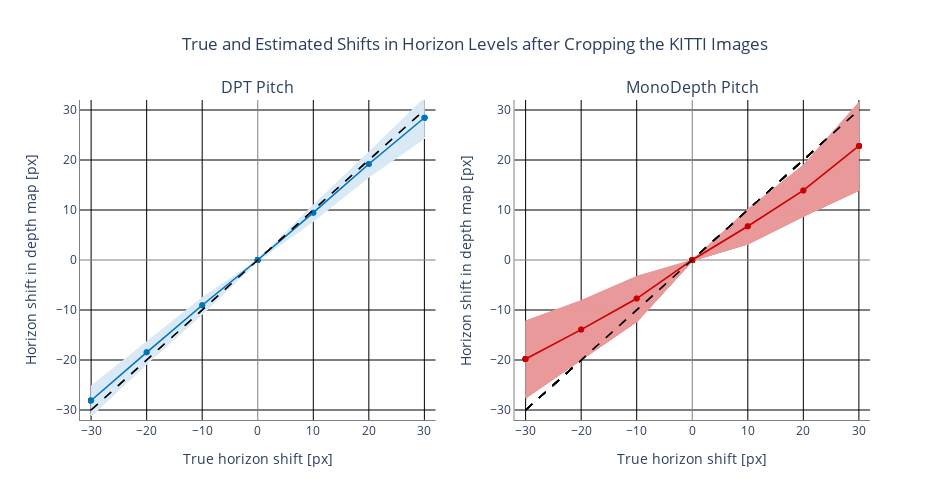

Notebook code cell kept with this figure:
### Code cell
# plotly  figure
# fig = go.Figure()
fig = make_subplots(rows=1, cols=2, 
                        shared_yaxes=False,
                        subplot_titles=("DPT Pitch", "MonoDepth Pitch"),
                        specs = [[{}, {}]],
                        horizontal_spacing = 0.1,
                        vertical_spacing = 0.01)

cols_ints = list(map(int,dpt_pitch_df.columns))

fig.update_layout(height=500)
fig.update_layout(width=950)
fig.update_layout(yaxis_range=[-32,32])
fig.update_layout(xaxis_range=[-32,32])

# add line and shaded area for each series and standards deviation

dpt_pitch_stds = dpt_pitch_df.std()
dpt_pitch_means = dpt_pitch_df.mean()

mono_pitch_stds = mono_pitch_df.std()
mono_pitch_means = mono_pitch_df.mean()

# title and labels
fig.update_layout(title="True and Estimated Shifts in Horizon Levels after Cropping the KITTI Images",
                 title_x=0.5)

# colors
dpt_mean_line_color = 'rgb(2, 114, 188)'
dpt_std_area_color = 'rgb(217, 234, 245)'
dpt_std_area_bound_line_color = 'rgb(217, 234, 245)'

mono_mean_line_color = 'rgb(204, 0, 0)'
mono_std_area_color = 'rgba(234, 153, 153, 128)'
mono_std_area_bound_line_color = 'rgba(234, 153, 153, 128)'

# DPT
for i, col in enumerate(dpt_pitch_df):
    # standard deviation area upper bound line
    fig.add_trace(go.Scatter(x=cols_ints, y=dpt_pitch_means.add(dpt_pitch_stds.multiply(1)),
                                     mode='lines',
                                     line=dict(color=dpt_std_area_bound_line_color,width=0.1),
                                     name='upper bound',
                                     showlegend=False))

    # standard deviation area upper bound
    fig.add_trace(go.Scatter(x=cols_ints,
                              y=dpt_pitch_df.mean(),
                              line=dict(color=dpt_std_area_color),
                              mode='lines',
                              fill='tonexty',
                              name='mean',
                              showlegend=False))
    # standard deviation area lower bound
    fig.add_trace(go.Scatter(x=cols_ints,
                              y=dpt_pitch_means.sub(dpt_pitch_stds.multiply(1)),
                              line=dict(color=dpt_std_area_color),
                              mode='lines',
                              fill='tonexty',
                              name='lower bound',
                              showlegend=False))
    # standard deviation lower bound line
    fig.add_trace(go.Scatter(x=cols_ints,
                              y=dpt_pitch_means.sub(dpt_pitch_stds.multiply(1)),
                              line=dict(color=dpt_std_area_bound_line_color,width=0.1),
                              mode='lines',
                              name='lower bound',
                              showlegend=False))
    
    # mean line
    fig.add_trace(go.Scatter(x=cols_ints,
                              y=dpt_pitch_means,
                              line=dict(color=dpt_mean_line_color,width=1.5),
                              mode='markers+lines',
                              name='mean',
                              showlegend=False))
    
    # exptected line
    fig.add_trace(go.Scatter(x=cols_ints,
                              y=cols_ints,
                              line=dict(color="black",width=1.5,dash="dash"),
                              mode='lines',
                              name='expected',
                              showlegend=False))
    
fig.update_layout(
    xaxis = dict(
        tickmode = 'linear',
        tick0 = -30,
        dtick = 10
    )
)

# MonoDepth
for i, col in enumerate(mono_pitch_df):
    # standard deviation area upper bound line
    fig.add_trace(go.Scatter(x=cols_ints, y=mono_pitch_means.add(mono_pitch_stds.multiply(1)),
                                     mode='lines',
                                     line=dict(color=mono_std_area_bound_line_color,width=0.1),
                                     name='upper bound',
                                     showlegend=False),1,2)

    # standard deviation area upper bound
    fig.add_trace(go.Scatter(x=cols_ints,
                              y=mono_pitch_df.mean(),
                              line=dict(color=mono_std_area_color),
                              mode='lines',
                              hovertemplate = "Largest predicted horizon shift for MonoDeptch<br> within 1 sigma range: %{y:.2f}px<extra></extra>",
                              fill='tonexty',
                              name='mean',
                              showlegend=False),1,2)
    # standard deviation area lower bound
    fig.add_trace(go.Scatter(x=cols_ints,
                              y=mono_pitch_means.sub(mono_pitch_stds.multiply(1)),
                              line=dict(color=mono_std_area_color),
                              mode='lines',
                              fill='tonexty',
                              name='lower bound',
                              showlegend=False),1,2)
    # standard deviation lower bound line
    fig.add_trace(go.Scatter(x=cols_ints,
                              y=mono_pitch_means.sub(mono_pitch_stds.multiply(1)),
                              line=dict(color=mono_std_area_bound_line_color,width=0.1),
                              mode='lines',
                              hovertemplate = "Smallest predicted horizon shift when <br />shifting the horizon by %{x:.1f}px for MonoDeptch<br /> within 1 sigma range: %{y:.2f}px<extra></extra>",
                              name='lower bound',
                              showlegend=False),1,2)
    
    # mean line
    fig.add_trace(go.Scatter(x=cols_ints,
                              y=mono_pitch_means,
                              line=dict(color=mono_mean_line_color,width=1.5),
                              mode='markers+lines',
                              hovertemplate = "Mean shift in horizon in MonoDeptch<br> predictions by %{y:.2f}px<extra></extra>",
                              name='mean',
                              showlegend=False),1,2)
    
    # exptected line
    fig.add_trace(go.Scatter(x=cols_ints,
                              y=cols_ints,
                              line=dict(color="black",width=1.5,dash="dash"),
                              mode='lines',
                              hovertemplate = "expected a shift in horizon by %{x}px<extra></extra>",
                              name='expected',
                              showlegend=False),1,2)
    
fig.update_layout(height=500)
fig.update_layout(width=950)
fig.update_layout(yaxis_range=[-32,32])
fig.update_layout(xaxis_range=[-32,32])

# plot background color and grid
fig.update_layout(plot_bgcolor='rgba(0,0,0,0)')
fig.update_xaxes(showline=True, linewidth=1, linecolor='gray', gridcolor='black')
fig.update_xaxes(zeroline=True, zerolinewidth=1, zerolinecolor='gray')
fig.update_xaxes(tick0 = -30, dtick = 10, range=[-32,32])
fig.update_xaxes(title="True horizon shift [px]")

fig.update_yaxes(showline=True, linewidth=1, linecolor='gray', gridcolor='black')
fig.update_yaxes(zeroline=True, zerolinewidth=1, zerolinecolor='gray')
fig.update_yaxes(tick0 = -30, dtick = 10, range=[-32,32])
fig.update_yaxes(title="Horizon shift in depth map [px]")

fig.show()
fig.write_html("camera_pose_pitch_horizon_plot.html")

### Figure 1 — Plotly figure (JSON) as saved in the notebook; plotly's stock layout.template omitted (floating-point values rounded to 4 significant figures)
{"data": [{"line": {"color": "rgb(217, 234, 245)", "width": 0.1}, "mode": "lines", "name": "upper bound", "showlegend": false, "type": "scatter", "x": [-30, -20, -10, 0, 10, 20, 30], "y": [-25.2, -16.36, -7.486, 0, 10.99, 21.59, 32.38]}, {"fill": "tonexty", "line": {"color": "rgb(217, 234, 245)"}, "mode": "lines", "name": "mean", "showlegend": false, "type": "scatter", "x": [-30, -20, -10, 0, 10, 20, 30], "y": [-28.11, -18.47, -9.05, 0, 9.466, 19.21, 28.45]}, {"fill": "tonexty", "line": {"color": "rgb(217, 234, 245)"}, "mode": "lines", "name": "lower bound", "showlegend": false, "type": "scatter", "x": [-30, -20, -10, 0, 10, 20, 30], "y": [-31.02, -20.57, -10.61, 0, 7.943, 16.82, 24.51]}, {"line": {"color": "rgb(217, 234, 245)", "width": 0.1}, "mode": "lines", "name": "lower bound", "showlegend": false, "type": "scatter", "x": [-30, -20, -10, 0, 10, 20, 30], "y": [-31.02, -20.57, -10.61, 0, 7.943, 16.82, 24.51]}, {"line": {"color": "rgb(2, 114, 188)", "width": 1.5}, "mode": "markers+lines", "name": "mean", "showlegend": false, "type": "scatter", "x": [-30, -20, -10, 0, 10, 20, 30], "y": [-28.11, -18.47, -9.05, 0, 9.466, 19.21, 28.45]}, {"line": {"color": "black", "dash": "dash", "width": 1.5}, "mode": "lines", "name": "expected", "showlegend": false, "type": "scatter", "x": [-30, -20, -10, 0, 10, 20, 30], "y": [-30, -20, -10, 0, 10, 20, 30]}, {"line": {"color": "rgb(217, 234, 245)", "width": 0.1}, "mode": "lines", "name": "upper bound", "showlegend": false, "type": "scatter", "x": [-30, -20, -10, 0, 10, 20, 30], "y": [-25.2, -16.36, -7.486, 0, 10.99, 21.59, 32.38]}, {"fill": "tonexty", "line": {"color": "rgb(217, 234, 245)"}, "mode": "lines", "name": "mean", "showlegend": false, "type": "scatter", "x": [-30, -20, -10, 0, 10, 20, 30], "y": [-28.11, -18.47, -9.05, 0, 9.466, 19.21, 28.45]}, {"fill": "tonexty", "line": {"color": "rgb(217, 234, 245)"}, "mode": "lines", "name": "lower bound", "showlegend": false, "type": "scatter", "x": [-30, -20, -10, 0, 10, 20, 30], "y": [-31.02, -20.57, -10.61, 0, 7.943, 16.82, 24.51]}, {"line": {"color": "rgb(217, 234, 245)", "width": 0.1}, "mode": "lines", "name": "lower bound", "showlegend": false, "type": "scatter", "x": [-30, -20, -10, 0, 10, 20, 30], "y": [-31.02, -20.57, -10.61, 0, 7.943, 16.82, 24.51]}, {"line": {"color": "rgb(2, 114, 188)", "width": 1.5}, "mode": "markers+lines", "name": "mean", "showlegend": false, "type": "scatter", "x": [-30, -20, -10, 0, 10, 20, 30], "y": [-28.11, -18.47, -9.05, 0, 9.466, 19.21, 28.45]}, {"line": {"color": "black", "dash": "dash", "width": 1.5}, "mode": "lines", "name": "expected", "showlegend": false, "type": "scatter", "x": [-30, -20, -10, 0, 10, 20, 30], "y": [-30, -20, -10, 0, 10, 20, 30]}, {"line": {"color": "rgb(217, 234, 245)", "width": 0.1}, "mode": "lines", "name": "upper bound", "showlegend": false, "type": "scatter", "x": [-30, -20, -10, 0, 10, 20, 30], "y": [-25.2, -16.36, -7.486, 0, 10.99, 21.59, 32.38]}, {"fill": "tonexty", "line": {"color": "rgb(217, 234, 245)"}, "mode": "lines", "name": "mean", "showlegend": false, "type": "scatter", "x": [-30, -20, -10, 0, 10, 20, 30], "y": [-28.11, -18.47, -9.05, 0, 9.466, 19.21, 28.45]}, {"fill": "tonexty", "line": {"color": "rgb(217, 234, 245)"}, "mode": "lines", "name": "lower bound", "showlegend": false, "type": "scatter", "x": [-30, -20, -10, 0, 10, 20, 30], "y": [-31.02, -20.57, -10.61, 0, 7.943, 16.82, 24.51]}, {"line": {"color": "rgb(217, 234, 245)", "width": 0.1}, "mode": "lines", "name": "lower bound", "showlegend": false, "type": "scatter", "x": [-30, -20, -10, 0, 10, 20, 30], "y": [-31.02, -20.57, -10.61, 0, 7.943, 16.82, 24.51]}, {"line": {"color": "rgb(2, 114, 188)", "width": 1.5}, "mode": "markers+lines", "name": "mean", "showlegend": false, "type": "scatter", "x": [-30, -20, -10, 0, 10, 20, 30], "y": [-28.11, -18.47, -9.05, 0, 9.466, 19.21, 28.45]}, {"line": {"color": "black", "dash": "dash", "width": 1.5}, "mode": "lines", "name": "expected", "showlegend": false, "type": "scatter", "x": [-30, -20, -10, 0, 10, 20, 30], "y": [-30, -20, -10, 0, 10, 20, 30]}, {"line": {"color": "rgb(217, 234, 245)", "width": 0.1}, "mode": "lines", "name": "upper bound", "showlegend": false, "type": "scatter", "x": [-30, -20, -10, 0, 10, 20, 30], "y": [-25.2, -16.36, -7.486, 0, 10.99, 21.59, 32.38]}, {"fill": "tonexty", "line": {"color": "rgb(217, 234, 245)"}, "mode": "lines", "name": "mean", "showlegend": false, "type": "scatter", "x": [-30, -20, -10, 0, 10, 20, 30], "y": [-28.11, -18.47, -9.05, 0, 9.466, 19.21, 28.45]}, {"fill": "tonexty", "line": {"color": "rgb(217, 234, 245)"}, "mode": "lines", "name": "lower bound", "showlegend": false, "type": "scatter", "x": [-30, -20, -10, 0, 10, 20, 30], "y": [-31.02, -20.57, -10.61, 0, 7.943, 16.82, 24.51]}, {"line": {"color": "rgb(217, 234, 245)", "width": 0.1}, "mode": "lines", "name": "lower bound", "showlegend": false, "type": "scatter", "x": [-30, -20, -10, 0, 10, 20, 30], "y": [-31.02, -20.57, -10.61, 0, 7.943, 16.82, 24.51]}, {"line": {"color": "rgb(2, 114, 188)", "width": 1.5}, "mode": "markers+lines", "name": "mean", "showlegend": false, "type": "scatter", "x": [-30, -20, -10, 0, 10, 20, 30], "y": [-28.11, -18.47, -9.05, 0, 9.466, 19.21, 28.45]}, {"line": {"color": "black", "dash": "dash", "width": 1.5}, "mode": "lines", "name": "expected", "showlegend": false, "type": "scatter", "x": [-30, -20, -10, 0, 10, 20, 30], "y": [-30, -20, -10, 0, 10, 20, 30]}, {"line": {"color": "rgb(217, 234, 245)", "width": 0.1}, "mode": "lines", "name": "upper bound", "showlegend": false, "type": "scatter", "x": [-30, -20, -10, 0, 10, 20, 30], "y": [-25.2, -16.36, -7.486, 0, 10.99, 21.59, 32.38]}, {"fill": "tonexty", "line": {"color": "rgb(217, 234, 245)"}, "mode": "lines", "name": "mean", "showlegend": false, "type": "scatter", "x": [-30, -20, -10, 0, 10, 20, 30], "y": [-28.11, -18.47, -9.05, 0, 9.466, 19.21, 28.45]}, {"fill": "tonexty", "line": {"color": "rgb(217, 234, 245)"}, "mode": "lines", "name": "lower bound", "showlegend": false, "type": "scatter", "x": [-30, -20, -10, 0, 10, 20, 30], "y": [-31.02, -20.57, -10.61, 0, 7.943, 16.82, 24.51]}, {"line": {"color": "rgb(217, 234, 245)", "width": 0.1}, "mode": "lines", "name": "lower bound", "showlegend": false, "type": "scatter", "x": [-30, -20, -10, 0, 10, 20, 30], "y": [-31.02, -20.57, -10.61, 0, 7.943, 16.82, 24.51]}, {"line": {"color": "rgb(2, 114, 188)", "width": 1.5}, "mode": "markers+lines", "name": "mean", "showlegend": false, "type": "scatter", "x": [-30, -20, -10, 0, 10, 20, 30], "y": [-28.11, -18.47, -9.05, 0, 9.466, 19.21, 28.45]}, {"line": {"color": "black", "dash": "dash", "width": 1.5}, "mode": "lines", "name": "expected", "showlegend": false, "type": "scatter", "x": [-30, -20, -10, 0, 10, 20, 30], "y": [-30, -20, -10, 0, 10, 20, 30]}, {"line": {"color": "rgb(217, 234, 245)", "width": 0.1}, "mode": "lines", "name": "upper bound", "showlegend": false, "type": "scatter", "x": [-30, -20, -10, 0, 10, 20, 30], "y": [-25.2, -16.36, -7.486, 0, 10.99, 21.59, 32.38]}, {"fill": "tonexty", "line": {"color": "rgb(217, 234, 245)"}, "mode": "lines", "name": "mean", "showlegend": false, "type": "scatter", "x": [-30, -20, -10, 0, 10, 20, 30], "y": [-28.11, -18.47, -9.05, 0, 9.466, 19.21, 28.45]}, {"fill": "tonexty", "line": {"color": "rgb(217, 234, 245)"}, "mode": "lines", "name": "lower bound", "showlegend": false, "type": "scatter", "x": [-30, -20, -10, 0, 10, 20, 30], "y": [-31.02, -20.57, -10.61, 0, 7.943, 16.82, 24.51]}, {"line": {"color": "rgb(217, 234, 245)", "width": 0.1}, "mode": "lines", "name": "lower bound", "showlegend": false, "type": "scatter", "x": [-30, -20, -10, 0, 10, 20, 30], "y": [-31.02, -20.57, -10.61, 0, 7.943, 16.82, 24.51]}, {"line": {"color": "rgb(2, 114, 188)", "width": 1.5}, "mode": "markers+lines", "name": "mean", "showlegend": false, "type": "scatter", "x": [-30, -20, -10, 0, 10, 20, 30], "y": [-28.11, -18.47, -9.05, 0, 9.466, 19.21, 28.45]}, {"line": {"color": "black", "dash": "dash", "width": 1.5}, "mode": "lines", "name": "expected", "showlegend": false, "type": "scatter", "x": [-30, -20, -10, 0, 10, 20, 30], "y": [-30, -20, -10, 0, 10, 20, 30]}, {"line": {"color": "rgb(217, 234, 245)", "width": 0.1}, "mode": "lines", "name": "upper bound", "showlegend": false, "type": "scatter", "x": [-30, -20, -10, 0, 10, 20, 30], "y": [-25.2, -16.36, -7.486, 0, 10.99, 21.59, 32.38]}, {"fill": "tonexty", "line": {"color": "rgb(217, 234, 245)"}, "mode": "lines", "name": "mean", "showlegend": false, "type": "scatter", "x": [-30, -20, -10, 0, 10, 20, 30], "y": [-28.11, -18.47, -9.05, 0, 9.466, 19.21, 28.45]}, {"fill": "tonexty", "line": {"color": "rgb(217, 234, 245)"}, "mode": "lines", "name": "lower bound", "showlegend": false, "type": "scatter", "x": [-30, -20, -10, 0, 10, 20, 30], "y": [-31.02, -20.57, -10.61, 0, 7.943, 16.82, 24.51]}, {"line": {"color": "rgb(217, 234, 245)", "width": 0.1}, "mode": "lines", "name": "lower bound", "showlegend": false, "type": "scatter", "x": [-30, -20, -10, 0, 10, 20, 30], "y": [-31.02, -20.57, -10.61, 0, 7.943, 16.82, 24.51]}, {"line": {"color": "rgb(2, 114, 188)", "width": 1.5}, "mode": "markers+lines", "name": "mean", "showlegend": false, "type": "scatter", "x": [-30, -20, -10, 0, 10, 20, 30], "y": [-28.11, -18.47, -9.05, 0, 9.466, 19.21, 28.45]}, {"line": {"color": "black", "dash": "dash", "width": 1.5}, "mode": "lines", "name": "expected", "showlegend": false, "type": "scatter", "x": [-30, -20, -10, 0, 10, 20, 30], "y": [-30, -20, -10, 0, 10, 20, 30]}, {"line": {"color": "rgba(234, 153, 153, 128)", "width": 0.1}, "mode": "lines", "name": "upper bound", "showlegend": false, "type": "scatter", "x": [-30, -20, -10, 0, 10, 20, 30], "xaxis": "x2", "y": [-12.17, -8.084, -3.259, 0, 10.18, 18.98, 31.54], "yaxis": "y2"}, {"fill": "tonexty", "hovertemplate": "Largest predicted horizon shift for MonoDeptch<br> within 1 sigma range: %{y:.2f}px<extra></extra>", "line": {"color": "rgba(234, 153, 153, 128)"}, "mode": "lines", "name": "mean", "showlegend": false, "type": "scatter", "x": [-30, -20, -10, 0, 10, 20, 30], "xaxis": "x2", "y": [-19.8, -13.91, -7.705, 0, 6.751, 13.92, 22.82], "yaxis": "y2"}, {"fill": "tonexty", "line": {"color": "rgba(234, 153, 153, 128)"}, "mode": "lines", "name": "lower bound", "showlegend": false, "type": "scatter", "x": [-30, -20, -10, 0, 10, 20, 30], "xaxis": "x2", "y": [-27.42, -19.75, -12.15, 0, 3.317, 8.869, 14.1], "yaxis": "y2"}, {"hovertemplate": "Smallest predicted horizon shift when shifting the horizon by %{x:.2f}px for MonoDeptch<br /> within 1 sigma range: %{y:.2f}px<extra></extra>", "line": {"color": "rgba(234, 153, 153, 128)", "width": 0.1}, "mode": "lines", "name": "lower bound", "showlegend": false, "type": "scatter", "x": [-30, -20, -10, 0, 10, 20, 30], "xaxis": "x2", "y": [-27.42, -19.75, -12.15, 0, 3.317, 8.869, 14.1], "yaxis": "y2"}, {"hovertemplate": "Mean shift in horizon in MonoDeptch<br> predictions by %{y:.2f}px<extra></extra>", "line": {"color": "rgb(204, 0, 0)", "width": 1.5}, "mode": "markers+lines", "name": "mean", "showlegend": false, "type": "scatter", "x": [-30, -20, -10, 0, 10, 20, 30], "xaxis": "x2", "y": [-19.8, -13.91, -7.705, 0, 6.751, 13.92, 22.82], "yaxis": "y2"}, {"hovertemplate": "expected a shift in horizon by %{x}px<extra></extra>", "line": {"color": "black", "dash": "dash", "width": 1.5}, "mode": "lines", "name": "expected", "showlegend": false, "type": "scatter", "x": [-30, -20, -10, 0, 10, 20, 30], "xaxis": "x2", "y": [-30, -20, -10, 0, 10, 20, 30], "yaxis": "y2"}, {"line": {"color": "rgba(234, 153, 153, 128)", "width": 0.1}, "mode": "lines", "name": "upper bound", "showlegend": false, "type": "scatter", "x": [-30, -20, -10, 0, 10, 20, 30], "xaxis": "x2", "y": [-12.17, -8.084, -3.259, 0, 10.18, 18.98, 31.54], "yaxis": "y2"}, {"fill": "tonexty", "hovertemplate": "Largest predicted horizon shift for MonoDeptch<br> within 1 sigma range: %{y:.2f}px<extra></extra>", "line": {"color": "rgba(234, 153, 153, 128)"}, "mode": "lines", "name": "mean", "showlegend": false, "type": "scatter", "x": [-30, -20, -10, 0, 10, 20, 30], "xaxis": "x2", "y": [-19.8, -13.91, -7.705, 0, 6.751, 13.92, 22.82], "yaxis": "y2"}, {"fill": "tonexty", "line": {"color": "rgba(234, 153, 153, 128)"}, "mode": "lines", "name": "lower bound", "showlegend": false, "type": "scatter", "x": [-30, -20, -10, 0, 10, 20, 30], "xaxis": "x2", "y": [-27.42, -19.75, -12.15, 0, 3.317, 8.869, 14.1], "yaxis": "y2"}, {"hovertemplate": "Smallest predicted horizon shift when shifting the horizon by %{x:.2f}px for MonoDeptch<br /> within 1 sigma range: %{y:.2f}px<extra></extra>", "line": {"color": "rgba(234, 153, 153, 128)", "width": 0.1}, "mode": "lines", "name": "lower bound", "showlegend": false, "type": "scatter", "x": [-30, -20, -10, 0, 10, 20, 30], "xaxis": "x2", "y": [-27.42, -19.75, -12.15, 0, 3.317, 8.869, 14.1], "yaxis": "y2"}, {"hovertemplate": "Mean shift in horizon in MonoDeptch<br> predictions by %{y:.2f}px<extra></extra>", "line": {"color": "rgb(204, 0, 0)", "width": 1.5}, "mode": "markers+lines", "name": "mean", "showlegend": false, "type": "scatter", "x": [-30, -20, -10, 0, 10, 20, 30], "xaxis": "x2", "y": [-19.8, -13.91, -7.705, 0, 6.751, 13.92, 22.82], "yaxis": "y2"}, {"hovertemplate": "expected a shift in horizon by %{x}px<extra></extra>", "line": {"color": "black", "dash": "dash", "width": 1.5}, "mode": "lines", "name": "expected", "showlegend": false, "type": "scatter", "x": [-30, -20, -10, 0, 10, 20, 30], "xaxis": "x2", "y": [-30, -20, -10, 0, 10, 20, 30], "yaxis": "y2"}, {"line": {"color": "rgba(234, 153, 153, 128)", "width": 0.1}, "mode": "lines", "name": "upper bound", "showlegend": false, "type": "scatter", "x": [-30, -20, -10, 0, 10, 20, 30], "xaxis": "x2", "y": [-12.17, -8.084, -3.259, 0, 10.18, 18.98, 31.54], "yaxis": "y2"}, {"fill": "tonexty", "hovertemplate": "Largest predicted horizon shift for MonoDeptch<br> within 1 sigma range: %{y:.2f}px<extra></extra>", "line": {"color": "rgba(234, 153, 153, 128)"}, "mode": "lines", "name": "mean", "showlegend": false, "type": "scatter", "x": [-30, -20, -10, 0, 10, 20, 30], "xaxis": "x2", "y": [-19.8, -13.91, -7.705, 0, 6.751, 13.92, 22.82], "yaxis": "y2"}, {"fill": "tonexty", "line": {"color": "rgba(234, 153, 153, 128)"}, "mode": "lines", "name": "lower bound", "showlegend": false, "type": "scatter", "x": [-30, -20, -10, 0, 10, 20, 30], "xaxis": "x2", "y": [-27.42, -19.75, -12.15, 0, 3.317, 8.869, 14.1], "yaxis": "y2"}, {"hovertemplate": "Smallest predicted horizon shift when shifting the horizon by %{x:.2f}px for MonoDeptch<br /> within 1 sigma range: %{y:.2f}px<extra></extra>", "line": {"color": "rgba(234, 153, 153, 128)", "width": 0.1}, "mode": "lines", "name": "lower bound", "showlegend": false, "type": "scatter", "x": [-30, -20, -10, 0, 10, 20, 30], "xaxis": "x2", "y": [-27.42, -19.75, -12.15, 0, 3.317, 8.869, 14.1], "yaxis": "y2"}, {"hovertemplate": "Mean shift in horizon in MonoDeptch<br> predictions by %{y:.2f}px<extra></extra>", "line": {"color": "rgb(204, 0, 0)", "width": 1.5}, "mode": "markers+lines", "name": "mean", "showlegend": false, "type": "scatter", "x": [-30, -20, -10, 0, 10, 20, 30], "xaxis": "x2", "y": [-19.8, -13.91, -7.705, 0, 6.751, 13.92, 22.82], "yaxis": "y2"}, {"hovertemplate": "expected a shift in horizon by %{x}px<extra></extra>", "line": {"color": "black", "dash": "dash", "width": 1.5}, "mode": "lines", "name": "expected", "showlegend": false, "type": "scatter", "x": [-30, -20, -10, 0, 10, 20, 30], "xaxis": "x2", "y": [-30, -20, -10, 0, 10, 20, 30], "yaxis": "y2"}, {"line": {"color": "rgba(234, 153, 153, 128)", "width": 0.1}, "mode": "lines", "name": "upper bound", "showlegend": false, "type": "scatter", "x": [-30, -20, -10, 0, 10, 20, 30], "xaxis": "x2", "y": [-12.17, -8.084, -3.259, 0, 10.18, 18.98, 31.54], "yaxis": "y2"}, {"fill": "tonexty", "hovertemplate": "Largest predicted horizon shift for MonoDeptch<br> within 1 sigma range: %{y:.2f}px<extra></extra>", "line": {"color": "rgba(234, 153, 153, 128)"}, "mode": "lines", "name": "mean", "showlegend": false, "type": "scatter", "x": [-30, -20, -10, 0, 10, 20, 30], "xaxis": "x2", "y": [-19.8, -13.91, -7.705, 0, 6.751, 13.92, 22.82], "yaxis": "y2"}, {"fill": "tonexty", "line": {"color": "rgba(234, 153, 153, 128)"}, "mode": "lines", "name": "lower bound", "showlegend": false, "type": "scatter", "x": [-30, -20, -10, 0, 10, 20, 30], "xaxis": "x2", "y": [-27.42, -19.75, -12.15, 0, 3.317, 8.869, 14.1], "yaxis": "y2"}, {"hovertemplate": "Smallest predicted horizon shift when shifting the horizon by %{x:.2f}px for MonoDeptch<br /> within 1 sigma range: %{y:.2f}px<extra></extra>", "line": {"color": "rgba(234, 153, 153, 128)", "width": 0.1}, "mode": "lines", "name": "lower bound", "showlegend": false, "type": "scatter", "x": [-30, -20, -10, 0, 10, 20, 30], "xaxis": "x2", "y": [-27.42, -19.75, -12.15, 0, 3.317, 8.869, 14.1], "yaxis": "y2"}, {"hovertemplate": "Mean shift in horizon in MonoDeptch<br> predictions by %{y:.2f}px<extra></extra>", "line": {"color": "rgb(204, 0, 0)", "width": 1.5}, "mode": "markers+lines", "name": "mean", "showlegend": false, "type": "scatter", "x": [-30, -20, -10, 0, 10, 20, 30], "xaxis": "x2", "y": [-19.8, -13.91, -7.705, 0, 6.751, 13.92, 22.82], "yaxis": "y2"}, {"hovertemplate": "expected a shift in horizon by %{x}px<extra></extra>", "line": {"color": "black", "dash": "dash", "width": 1.5}, "mode": "lines", "name": "expected", "showlegend": false, "type": "scatter", "x": [-30, -20, -10, 0, 10, 20, 30], "xaxis": "x2", "y": [-30, -20, -10, 0, 10, 20, 30], "yaxis": "y2"}, {"line": {"color": "rgba(234, 153, 153, 128)", "width": 0.1}, "mode": "lines", "name": "upper bound", "showlegend": false, "type": "scatter", "x": [-30, -20, -10, 0, 10, 20, 30], "xaxis": "x2", "y": [-12.17, -8.084, -3.259, 0, 10.18, 18.98, 31.54], "yaxis": "y2"}, {"fill": "tonexty", "hovertemplate": "Largest predicted horizon shift for MonoDeptch<br> within 1 sigma range: %{y:.2f}px<extra></extra>", "line": {"color": "rgba(234, 153, 153, 128)"}, "mode": "lines", "name": "mean", "showlegend": false, "type": "scatter", "x": [-30, -20, -10, 0, 10, 20, 30], "xaxis": "x2", "y": [-19.8, -13.91, -7.705, 0, 6.751, 13.92, 22.82], "yaxis": "y2"}, {"fill": "tonexty", "line": {"color": "rgba(234, 153, 153, 128)"}, "mode": "lines", "name": "lower bound", "showlegend": false, "type": "scatter", "x": [-30, -20, -10, 0, 10, 20, 30], "xaxis": "x2", "y": [-27.42, -19.75, -12.15, 0, 3.317, 8.869, 14.1], "yaxis": "y2"}, {"hovertemplate": "Smallest predicted horizon shift when shifting the horizon by %{x:.2f}px for MonoDeptch<br /> within 1 sigma range: %{y:.2f}px<extra></extra>", "line": {"color": "rgba(234, 153, 153, 128)", "width": 0.1}, "mode": "lines", "name": "lower bound", "showlegend": false, "type": "scatter", "x": [-30, -20, -10, 0, 10, 20, 30], "xaxis": "x2", "y": [-27.42, -19.75, -12.15, 0, 3.317, 8.869, 14.1], "yaxis": "y2"}, {"hovertemplate": "Mean shift in horizon in MonoDeptch<br> predictions by %{y:.2f}px<extra></extra>", "line": {"color": "rgb(204, 0, 0)", "width": 1.5}, "mode": "markers+lines", "name": "mean", "showlegend": false, "type": "scatter", "x": [-30, -20, -10, 0, 10, 20, 30], "xaxis": "x2", "y": [-19.8, -13.91, -7.705, 0, 6.751, 13.92, 22.82], "yaxis": "y2"}, {"hovertemplate": "expected a shift in horizon by %{x}px<extra></extra>", "line": {"color": "black", "dash": "dash", "width": 1.5}, "mode": "lines", "name": "expected", "showlegend": false, "type": "scatter", "x": [-30, -20, -10, 0, 10, 20, 30], "xaxis": "x2", "y": [-30, -20, -10, 0, 10, 20, 30], "yaxis": "y2"}, {"line": {"color": "rgba(234, 153, 153, 128)", "width": 0.1}, "mode": "lines", "name": "upper bound", "showlegend": false, "type": "scatter", "x": [-30, -20, -10, 0, 10, 20, 30], "xaxis": "x2", "y": [-12.17, -8.084, -3.259, 0, 10.18, 18.98, 31.54], "yaxis": "y2"}, {"fill": "tonexty", "hovertemplate": "Largest predicted horizon shift for MonoDeptch<br> within 1 sigma range: %{y:.2f}px<extra></extra>", "line": {"color": "rgba(234, 153, 153, 128)"}, "mode": "lines", "name": "mean", "showlegend": false, "type": "scatter", "x": [-30, -20, -10, 0, 10, 20, 30], "xaxis": "x2", "y": [-19.8, -13.91, -7.705, 0, 6.751, 13.92, 22.82], "yaxis": "y2"}, {"fill": "tonexty", "line": {"color": "rgba(234, 153, 153, 128)"}, "mode": "lines", "name": "lower bound", "showlegend": false, "type": "scatter", "x": [-30, -20, -10, 0, 10, 20, 30], "xaxis": "x2", "y": [-27.42, -19.75, -12.15, 0, 3.317, 8.869, 14.1], "yaxis": "y2"}, {"hovertemplate": "Smallest predicted horizon shift when shifting the horizon by %{x:.2f}px for MonoDeptch<br /> within 1 sigma range: %{y:.2f}px<extra></extra>", "line": {"color": "rgba(234, 153, 153, 128)", "width": 0.1}, "mode": "lines", "name": "lower bound", "showlegend": false, "type": "scatter", "x": [-30, -20, -10, 0, 10, 20, 30], "xaxis": "x2", "y": [-27.42, -19.75, -12.15, 0, 3.317, 8.869, 14.1], "yaxis": "y2"}, {"hovertemplate": "Mean shift in horizon in MonoDeptch<br> predictions by %{y:.2f}px<extra></extra>", "line": {"color": "rgb(204, 0, 0)", "width": 1.5}, "mode": "markers+lines", "name": "mean", "showlegend": false, "type": "scatter", "x": [-30, -20, -10, 0, 10, 20, 30], "xaxis": "x2", "y": [-19.8, -13.91, -7.705, 0, 6.751, 13.92, 22.82], "yaxis": "y2"}, {"hovertemplate": "expected a shift in horizon by %{x}px<extra></extra>", "line": {"color": "black", "dash": "dash", "width": 1.5}, "mode": "lines", "name": "expected", "showlegend": false, "type": "scatter", "x": [-30, -20, -10, 0, 10, 20, 30], "xaxis": "x2", "y": [-30, -20, -10, 0, 10, 20, 30], "yaxis": "y2"}, {"line": {"color": "rgba(234, 153, 153, 128)", "width": 0.1}, "mode": "lines", "name": "upper bound", "showlegend": false, "type": "scatter", "x": [-30, -20, -10, 0, 10, 20, 30], "xaxis": "x2", "y": [-12.17, -8.084, -3.259, 0, 10.18, 18.98, 31.54], "yaxis": "y2"}, {"fill": "tonexty", "hovertemplate": "Largest predicted horizon shift for MonoDeptch<br> within 1 sigma range: %{y:.2f}px<extra></extra>", "line": {"color": "rgba(234, 153, 153, 128)"}, "mode": "lines", "name": "mean", "showlegend": false, "type": "scatter", "x": [-30, -20, -10, 0, 10, 20, 30], "xaxis": "x2", "y": [-19.8, -13.91, -7.705, 0, 6.751, 13.92, 22.82], "yaxis": "y2"}, {"fill": "tonexty", "line": {"color": "rgba(234, 153, 153, 128)"}, "mode": "lines", "name": "lower bound", "showlegend": false, "type": "scatter", "x": [-30, -20, -10, 0, 10, 20, 30], "xaxis": "x2", "y": [-27.42, -19.75, -12.15, 0, 3.317, 8.869, 14.1], "yaxis": "y2"}, {"hovertemplate": "Smallest predicted horizon shift when shifting the horizon by %{x:.2f}px for MonoDeptch<br /> within 1 sigma range: %{y:.2f}px<extra></extra>", "line": {"color": "rgba(234, 153, 153, 128)", "width": 0.1}, "mode": "lines", "name": "lower bound", "showlegend": false, "type": "scatter", "x": [-30, -20, -10, 0, 10, 20, 30], "xaxis": "x2", "y": [-27.42, -19.75, -12.15, 0, 3.317, 8.869, 14.1], "yaxis": "y2"}, {"hovertemplate": "Mean shift in horizon in MonoDeptch<br> predictions by %{y:.2f}px<extra></extra>", "line": {"color": "rgb(204, 0, 0)", "width": 1.5}, "mode": "markers+lines", "name": "mean", "showlegend": false, "type": "scatter", "x": [-30, -20, -10, 0, 10, 20, 30], "xaxis": "x2", "y": [-19.8, -13.91, -7.705, 0, 6.751, 13.92, 22.82], "yaxis": "y2"}, {"hovertemplate": "expected a shift in horizon by %{x}px<extra></extra>", "line": {"color": "black", "dash": "dash", "width": 1.5}, "mode": "lines", "name": "expected", "showlegend": false, "type": "scatter", "x": [-30, -20, -10, 0, 10, 20, 30], "xaxis": "x2", "y": [-30, -20, -10, 0, 10, 20, 30], "yaxis": "y2"}], "layout": {"annotations": [{"font": {"size": 16}, "showarrow": false, "text": "DPT Pitch", "x": 0.225, "xanchor": "center", "xref": "paper", "y": 1, "yanchor": "bottom", "yref": "paper"}, {"font": {"size": 16}, "showarrow": false, "text": "MonoDepth Pitch", "x": 0.775, "xanchor": "center", "xref": "paper", "y": 1, "yanchor": "bottom", "yref": "paper"}], "height": 500, "plot_bgcolor": "rgba(0,0,0,0)", "title": {"text": "True and Estimated Shifts in Horizon Levels after Cropping the KITTI Images", "x": 0.5}, "width": 950, "xaxis": {"anchor": "y", "domain": [0, 0.45], "dtick": 10, "gridcolor": "black", "linecolor": "gray", "linewidth": 1, "range": [-32, 32], "showline": true, "tick0": -30, "tickmode": "linear", "title": {"text": "True horizon shift [px]"}, "zeroline": true, "zerolinecolor": "gray", "zerolinewidth": 1}, "xaxis2": {"anchor": "y2", "domain": [0.55, 1], "dtick": 10, "gridcolor": "black", "linecolor": "gray", "linewidth": 1, "range": [-32, 32], "showline": true, "tick0": -30, "title": {"text": "True horizon shift [px]"}, "zeroline": true, "zerolinecolor": "gray", "zerolinewidth": 1}, "yaxis": {"anchor": "x", "domain": [0, 1], "dtick": 10, "gridcolor": "black", "linecolor": "gray", "linewidth": 1, "range": [-32, 32], "showline": true, "tick0": -30, "title": {"text": "Horizon shift in depth map [px]"}, "zeroline": true, "zerolinecolor": "gray", "zerolinewidth": 1}, "yaxis2": {"anchor": "x2", "domain": [0, 1], "dtick": 10, "gridcolor": "black", "linecolor": "gray", "linewidth": 1, "range": [-32, 32], "showline": true, "tick0": -30, "title": {"text": "Horizon shift in depth map [px]"}, "zeroline": true, "zerolinecolor": "gray", "zerolinewidth": 1}}}
